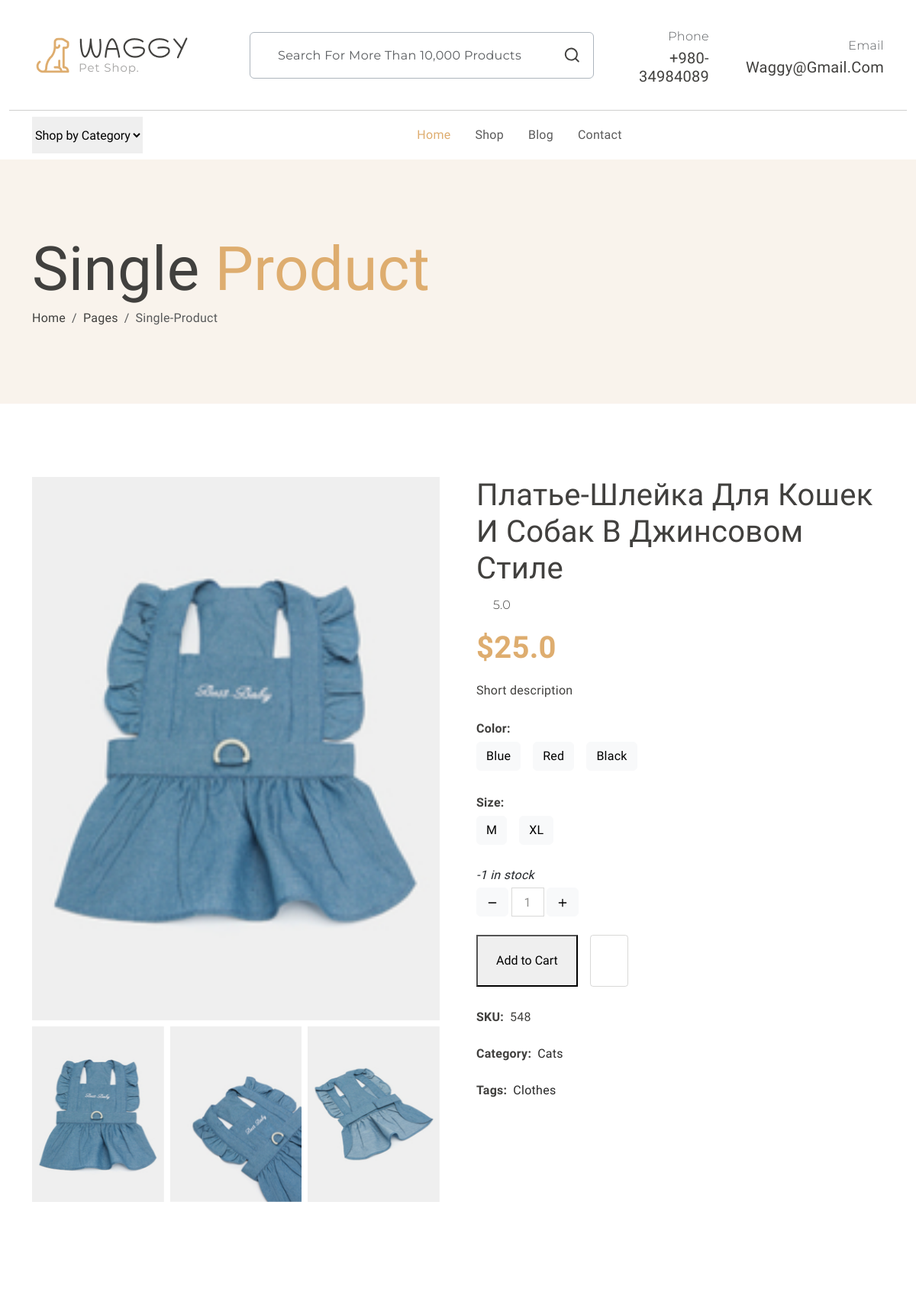
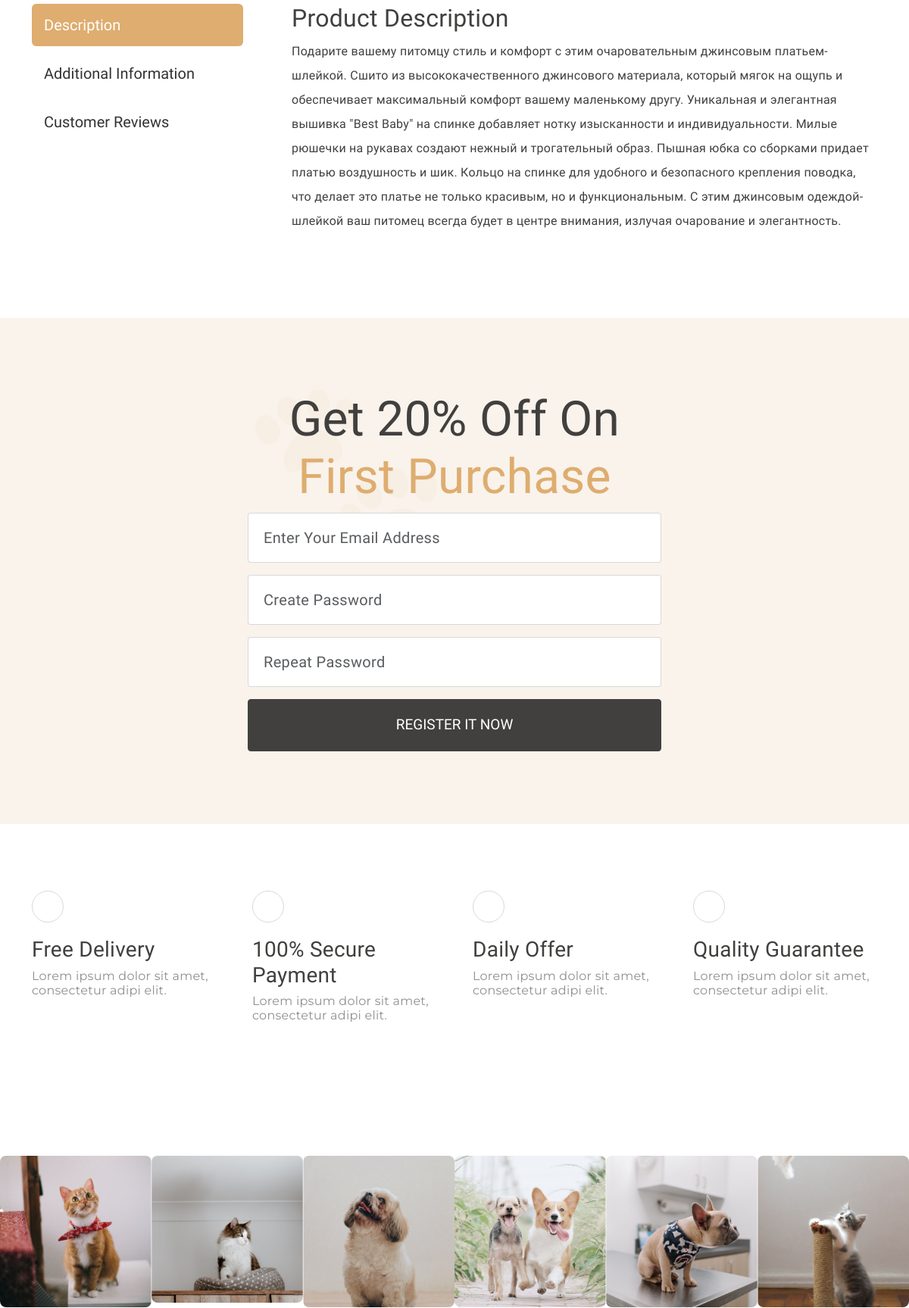
/product/plate-shlejka-dlya-koshek-i-sobak-v-dzhinsovom-stile/ (upper part), run on the app's committed database (2 pictures, top to bottom).
### pages/models.py (models this page shows, shortened)
class ProductImage(models.Model):
    product = models.ForeignKey(Product, related_name='images', on_delete=models.CASCADE)
    image = models.ImageField(upload_to='images/', blank=True, null=True)

class Product(models.Model):
    title = models.CharField(max_length=250)
    slug = models.SlugField(max_length=250, null=True, blank=True)
    short_description = models.TextField(default='Short description')
    description = models.TextField(default='Main description')
    information = models.TextField(default='Additional info')
    price = models.DecimalField(max_digits=6, decimal_places=2)
    discount = models.IntegerField(verbose_name='Процент скидки')
    available = models.BooleanField(default=True)
    category = models.ForeignKey(Category, on_delete=models.CASCADE)
    tags = models.ManyToManyField(Tag)
    brand = models.ForeignKey(Brand, on_delete=models.CASCADE)
    sku = models.CharField(max_length=250, blank=True, null=True)
    sales = models.IntegerField(default=0)
    in_stock = models.IntegerField(default=10)
    def get_discount_price(self):
        disc_price = float(self.price) - float(self.price) * self.discount / 100
        return disc_price

class ProductColor(models.Model):
    product = models.ForeignKey(Product, related_name='colors', on_delete=models.CASCADE)
    color = models.ForeignKey(Color, on_delete=models.CASCADE)

class Color(models.Model):
    title = models.CharField(max_length=250)
    color = ColorField(default='#ff000')

class ProductSize(models.Model):
    product = models.ForeignKey(Product, related_name='sizes', on_delete=models.CASCADE)
    size = models.ForeignKey(Size, on_delete=models.CASCADE)

class Size(models.Model):
    title = models.CharField(max_length=250)
    description = models.TextField()

class Category(models.Model):
    title = models.CharField(max_length=250, unique=True)
    def __str__(self):
        return self.title

class Tag(models.Model):
    title = models.CharField(max_length=250, unique=True)

### pages/views.py (the view)
# urls.py: path('product/<slug:slug>/', views.single_product, name='product_path'),
def single_product(request, slug):
    try:
        product = Product.objects.get(slug=slug)
        if request.method == 'POST':
            form = AddToCartForm(product)
            data = request.POST
            color = data.get('color')
            size = data.get('size')
            quantity = data.get('quantity')
            try:
                color = Color.objects.get(pk=int(color))
                size = Size.objects.get(pk=int(size))
            except:
                pass
            if size and color and quantity:
                CartForAuthenticated(request, product.pk, quantity, 'add', color.title, size.title)
                return redirect('product_path', slug)
            else:
                CartForAuthenticated(request, product.pk, 1, 'add')
                return redirect('product_path', slug)
        else:
            form = AddToCartForm(product)
        context = {
            'title': product.title,
            'product': product,
            'form': form
        }
        return render(request, 'pages/single-product.html', context)
    except Exception as error:
        print(error)
        return render(request, 'pages/error.html', context={'title': 'Ошибка'})

### pages/forms.py
class AddToCartForm(forms.Form):
    size = forms.ModelChoiceField(
        queryset=ProductSize.objects.none(),
        widget=forms.HiddenInput()
    )
    color = forms.ModelChoiceField(
        queryset=ProductColor.objects.none(),
        widget=forms.HiddenInput()
    )
    def __init__(self, product, *args, **kwargs):
        super().__init__(*args, **kwargs)
        self.fields['size'].queryset = ProductSize.objects.filter(product=product)
        self.fields['color'].queryset = ProductColor.objects.filter(product=product)

### pages/templates/pages/single-product.html (shortened to what this page needs)
{% extends 'base.html' %}
{% block content %}
{% include 'pages/components/product/_banner.html' %}
<section id="selling-product">
    <div class="container my-md-5 py-5">
        <div class="row g-md-5">
            {% include 'pages/components/product/_product_image_slider.html' %}
            {% include 'pages/components/product/_product_info.html' %}
        </div>
    </div>
</section>
<section class="product-info-tabs py-md-5">
    <div class="container">
        <div class="row">
            <div class="d-flex flex-column flex-md-row align-items-start gap-5">
                <div class="nav flex-row flex-wrap flex-md-column nav-pills me-3 col-lg-3" id="v-pills-tab"
                     role="tablist"
                     aria-orientation="vertical">
                    <button class="nav-link fs-5 mb-2 text-start active" id="v-pills-description-tab"
                            data-bs-toggle="pill"
                            data-bs-target="#v-pills-description" type="button" role="tab"
                            aria-controls="v-pills-description"
                            aria-selected="false" tabindex="-1">Description
                    </button>
                    <button class="nav-link fs-5 mb-2 text-start" id="v-pills-additional-tab" data-bs-toggle="pill"
                            data-bs-target="#v-pills-additional" type="button" role="tab"
                            aria-controls="v-pills-additional"
                            aria-selected="false" tabindex="-1">Additional Information
                    </button>
                    <button class="nav-link fs-5 mb-2 text-start" id="v-pills-reviews-tab" data-bs-toggle="pill"
                            data-bs-target="#v-pills-reviews" type="button" role="tab" aria-controls="v-pills-reviews"
                            aria-selected="true">Customer Reviews
                    </button>
                </div>
                <div class="tab-content" id="v-pills-tabContent">
                    <div class="tab-pane fade active show" id="v-pills-description" role="tabpanel"
                         aria-labelledby="v-pills-description-tab" tabindex="0">
                        <h2>Product Description</h2>
                        <p>{{ product.description }}</p>
                    </div>
                </div>
            </div>
        </div>
    </div>
</section>
{% include 'pages/components/_register.html' %}
{% include 'pages/components/_service.html' %}
{% endblock content %}

### pages/templates/pages/components/product/_product_image_slider.html
<div class="col-lg-6">
    <div class="row">
        <div class="col-md-12">
            <div class="swiper product-large-slider">
                <div class="swiper-wrapper">
                    {% for image in product.images.all %}
                    <div class="swiper-slide">
                        <img src="{{ image.image.url }}" width="650" class="img-fluid"/>
                    </div>
                    {% empty %}
                    <div class="swiper-slide">
                        <img src="{{ product.get_first_photo }}" width="650" class="img-fluid"/>
                    </div>
                    {% endfor %}
                </div>
            </div>
        </div>
        <div class="col-md-12 mt-2">
            <div thumbsSlider="" class="swiper product-thumbnail-slider">
                <div class="swiper-wrapper">
                    {% for image in product.images.all %}
                    <div class="swiper-slide">
                        <img src="{{ image.image.url }}" width="650" class="img-fluid"/>
                    </div>
                    {% empty %}
                    <div class="swiper-slide">
                        <img src="{{ product.get_first_photo }}" width="650" class="img-fluid"/>
                    </div>
                    {% endfor %}
                </div>
            </div>
        </div>
    </div>
</div>

### pages/templates/pages/components/product/_product_info.html (shortened to what this page needs)
<div class="col-lg-6 mt-5 ">
    <div class="product-info">
        <div class="element-header">
            <h2 itemprop="name" class="display-6">{{ product.title }}</h2>
            <div class="rating-container d-flex gap-0 align-items-center">
                <span class="rating secondary-font">
                  5.0</span>
            </div>
        </div>
        <div class="product-price pt-3 pb-3">
            {% if product.discount > 0 %}
            <strong class="text-primary display-6 fw-bold">${{ product.get_discount_price }}</strong>
            <del class="ms-2">${{ product.price }}</del>
            {% else %}
            <strong class="text-primary display-6 fw-bold">${{ product.get_discount_price }}</strong>
            {% endif %}
        </div>
        <p>{{ product.short_description }}</p>
        <form action="" method="post">
            <div class="cart-wrap">
                <div class="color-options product-select">
                    <div class="color-toggle pt-2" data-option-index="0">
                        <h6 class="item-title fw-bold">Color:</h6>
                        <ul class="select-list list-unstyled d-flex">
                            {% for color in form.color.field.queryset %}
                            <li class="select-item color-item pe-3" data-value="{{ color.id }}">
                                <a class="btn btn-light">{{ color.color.title }}</a>
                            </li>
                            {% endfor %}
                        </ul>
                    </div>
                </div>
                <div class="swatch product-select pt-3" data-option-index="1">
                    <h6 class="item-title fw-bold">Size:</h6>
                    <ul class="select-list list-unstyled d-flex">
                        {% for size in form.size.field.queryset %}
                        <li data-value="{{ size.pk }}" class="select-item size-item pe-3">
                            <a class="btn btn-light">{{ size.size.title }}</a>
                        </li>
                        {% endfor %}
                    </ul>
                </div>
                <div class="product-quantity pt-2">
                    <div class="stock-number text-dark"><em>{{ product.in_stack }} in stock</em></div>
                    <div class="stock-button-wrap">
                        <div class="input-group product-qty align-items-center w-25">
                    <span class="input-group-btn">
                      <button type="button" class="quantity-left-minus btn btn-light btn-number" data-type="minus">
                        <svg width="16" height="16">
                          <use xlink:href="#minus"></use>
                        </svg>
                      </button>
                    </span>
                            <input type="text" id="quantity" name="quantity"
                                   class="form-control input-number text-center p-2 mx-1" value="1"
                            min="1" max="{{ product.in_stock }}" data-stock="{{ product.in_stock }}">
                            <span class="input-group-btn">
                      <button type="button" class="quantity-right-plus btn btn-light btn-number" data-type="plus"
                              data-field="">
                        <svg width="16" height="16">
                          <use xlink:href="#plus"></use>
                        </svg>
                      </button>
                    </span>
                        </div>
                        <div class="d-flex flex-wrap pt-4">
                            <button type="submit" class="btn-cart me-3 px-4 pt-3 pb-3">Add to Cart</button>
                            <a href="#" class="btn-wishlist px-4 pt-3 ">
                            </a>
                        </div>
                    </div>
                </div>
            </div>
        </form>
        <div class="meta-product pt-4">
            <div class="meta-item d-flex align-items-baseline">
                <h6 class="item-title fw-bold no-margin pe-2">SKU:</h6>
                <ul class="select-list list-unstyled d-flex">
                    <li data-value="S" class="select-item">{{ product.sku }}</li>
                </ul>
            </div>
            <div class="meta-item d-flex align-items-baseline">
                <h6 class="item-title fw-bold no-margin pe-2">Category:</h6>
                <ul class="select-list list-unstyled d-flex">
                    <li data-value="S" class="select-item">
                        <a href="#">{{ product.category }}</a>
                    </li>
                </ul>
            </div>
            <div class="meta-item d-flex align-items-baseline">
                <h6 class="item-title fw-bold no-margin pe-2">Tags:</h6>
                <ul class="select-list list-unstyled d-flex">
                    {% for tag in product.tags.all %}
                    <li data-value="S" class="select-item">
                        <a href="#">{{ tag.title }}</a>
                    </li>
                    {% endfor %}
                </ul>
            </div>
        </div>
    </div>
</div>

### pages/static/style.css (style rules this page uses)
:root { --header-height: 160px; --header-height-min: 80px; }
:root { --accent-color: #DEAD6F; --dark-color: #222222; --light-dark-color: #727272; --light-color: #fff; --grey-color: #dbdbdb; --light-grey-color: #fafafa; --primary-color: #6995B1; --light-primary-color: #eef1f3; }
:root { --body-font: 'Chilanka', cursive; --heading-font: 'Chilanka', cursive; --secondary-font: 'Montserrat', sans-serif; }
body { --bs-link-color: #333; --bs-link-hover-color: #333; --bs-link-color-rgb: 40, 40, 40; --bs-link-hover-color-rgb: 0, 0, 0; --bs-light-rgb: 248, 248, 248; --bs-font-sans-serif: 'Chilanka', cursive; --bs-body-font-family: var(--bs-font-sans-serif); --bs-body-font-size: 1rem; --bs-body-font-weight: 400; --bs-body-line-height: 2; --bs-body-color: #41403E; --bs-primary: #DEAD6F; --bs-primary-rgb: 222, 173, 111; --bs-primary-bg-subtle: #FFF9EB; --bs-border-color: #F7F7F7; --bs-secondary-rgb: 230, 243, 251; --bs-success-rgb: 238, 245, 228; --bs-danger-rgb: 249, 235, 231; --bs-warning-rgb: 255, 249, 235; --bs-info-rgb: 230, 243, 250; }
body { letter-spacing: 0.01625rem; }
h1, h2, h3, h4, h5, h6 { font-family: var(--heading-font); color: var(--bs-body-color); font-weight: 400; text-transform: capitalize; }
a { text-decoration: none; }
.secondary-font { font-family: var(--secondary-font); font-weight: 300; }
a.btn-wishlist { border-radius: 0.25rem; border: 1px solid rgba(65, 64, 62, 0.20); }
.form-control { color: #908F8D; line-height: normal; letter-spacing: 0.02125rem; text-transform: capitalize; border-radius: 0.25rem; border: 1px solid rgba(65, 64, 62, 0.20); background: #FFF; display: flex; padding: 1.25rem 0rem 1.25rem 1.25rem; align-items: center; gap: 0.375rem; align-self: stretch; }
.nav-pills .nav-link.active, .nav-pills .show>.nav-link { color: var(--light-color); background-color: var(--accent-color); }

### data on the page
ProductImage: image (picture)
ProductImage: image (picture)
ProductImage: image (picture)
Product: title "Платье-Шлейка Для Кошек И Собак В Джинсовом Стиле", get_discount_price "25.0", short_description "Short description", sku "548", category "Cats", description "Подарите вашему питомцу стиль и комфорт с этим очаровательным джинсовым платьем-шлейкой. Сшито из высококачественного джинсового материала, который мягок на ощупь и обеспечивает максимальный комфорт вашему маленькому другу. Уникальная и элегантная вышивка \"Best Baby\" на спинке добавляет нотку изысканности и индивидуальности. Милые рюшечки на рукавах создают нежный и трогательный образ. Пышная юбка со сборками придает платью воздушность и шик. Кольцо на спинке для удобного и безопасного крепления поводка, что делает это платье не только красивым, но и функциональным. С этим джинсовым одеждой-шлейкой ваш питомец всегда будет в центре внимания, излучая очарование и элегантность."
ProductColor: {{ color.id }} 1 (drawn), color "Blue"
ProductColor: {{ color.id }} 2 (drawn), color "Red"
ProductColor: {{ color.id }} 3 (drawn), color "Black"
ProductSize: {{ size.pk }} 1 (drawn), size "M"
ProductSize: {{ size.pk }} 2 (drawn), size "XL"
Tag: title "Clothes"
